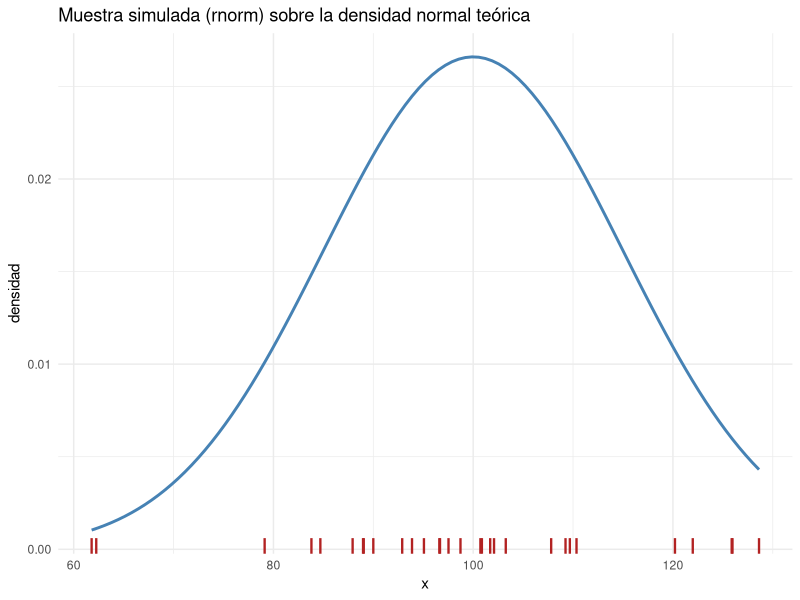
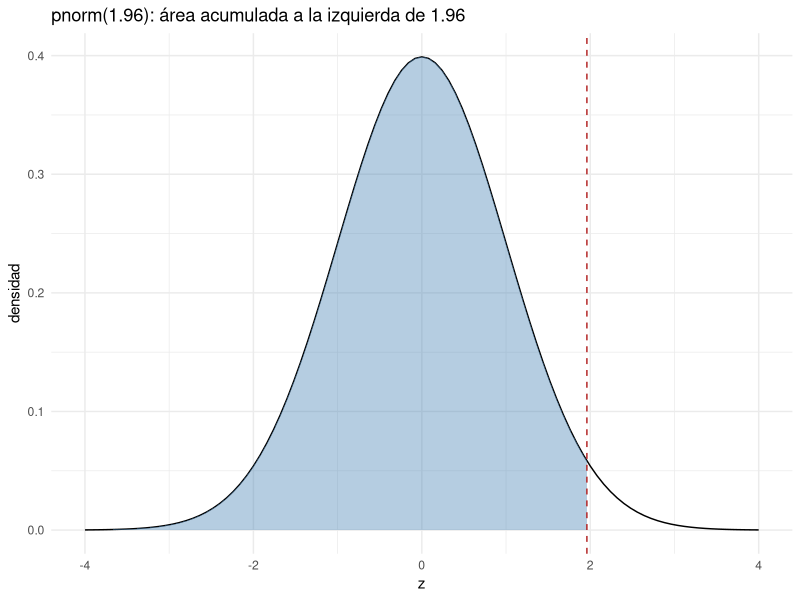
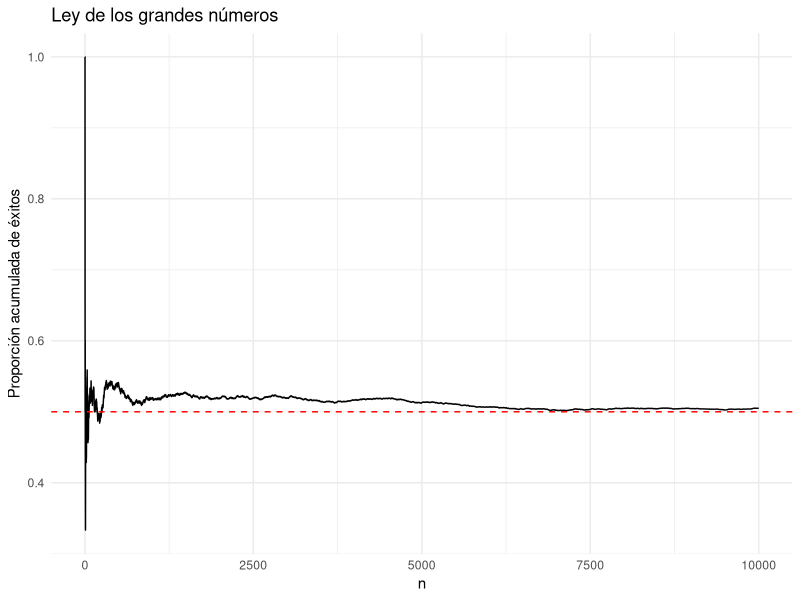
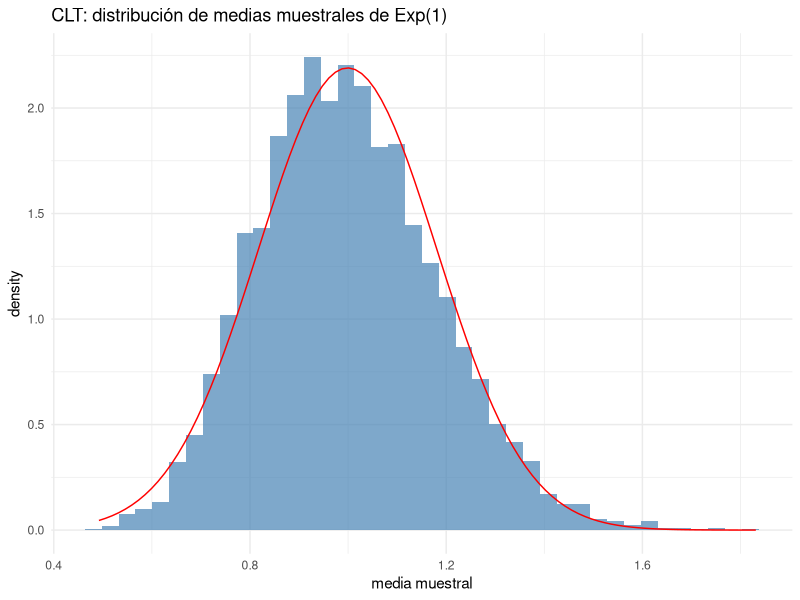
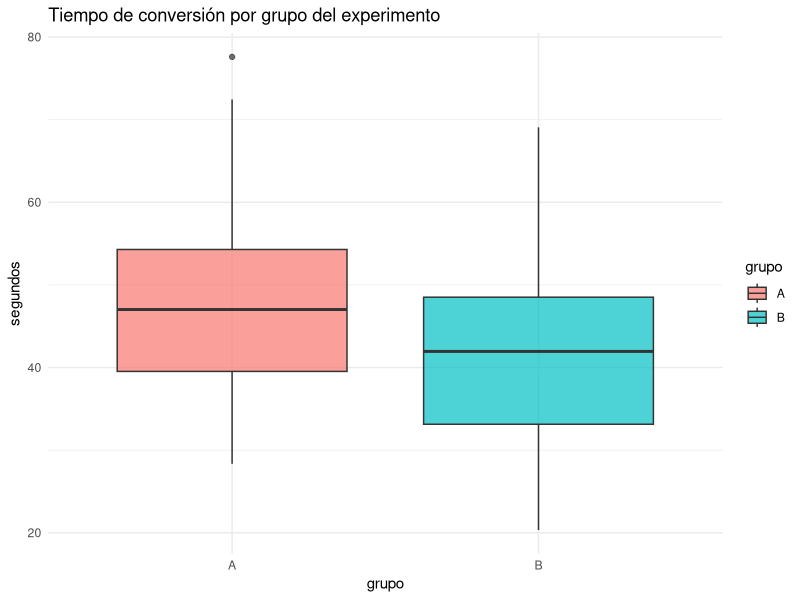

The R source for these figures, in order:
## ---- chunk 1
library(tidyverse)
library(skimr)      # resúmenes descriptivos rápidos de un data frame completo

# Función del capítulo anterior, la reutilizamos aquí:
error_estandar <- function(x, na.rm = TRUE) {
  n <- if (na.rm) sum(!is.na(x)) else length(x)
  sd(x, na.rm = na.rm) / sqrt(n)
}
## ---- chunk 2
dnorm(0, mean = 0, sd = 1)          # altura de la densidad normal en 0
pnorm(1.96)                          # P(Z <= 1.96) ≈ 0.975
qnorm(0.975)                         # cuantil 97.5% ≈ 1.96
rnorm(5, mean = 100, sd = 15)        # 5 valores aleatorios N(100, 15^2)

# Mismo patrón para binomial, Poisson, etc.
dbinom(3, size = 10, prob = 0.5)     # P(X = 3) con X ~ Binomial(10, 0.5)
ppois(5, lambda = 3)                 # P(X <= 5) con X ~ Poisson(3)
## ---- chunk 3
set.seed(2026)
muestra_normal <- rnorm(30, mean = 100, sd = 15)

ggplot(tibble(x = muestra_normal), aes(x = x)) +
  stat_function(fun = dnorm, args = list(mean = 100, sd = 15), color = "steelblue", linewidth = 1) +
  geom_rug(color = "firebrick", linewidth = 0.8) +
  labs(title = "Muestra simulada (rnorm) sobre la densidad normal teórica",
       x = "x", y = "densidad") +
  theme_minimal()
## ---- chunk 4
ggplot(tibble(x = c(-4, 4)), aes(x)) +
  stat_function(fun = dnorm) +
  stat_function(fun = dnorm, xlim = c(-4, 1.96), geom = "area", fill = "steelblue", alpha = 0.4) +
  geom_vline(xintercept = qnorm(0.975), linetype = "dashed", color = "firebrick") +
  labs(title = "pnorm(1.96): área acumulada a la izquierda de 1.96",
       x = "z", y = "densidad") +
  theme_minimal()
## ---- chunk 5
set.seed(2026)
rnorm(3)
set.seed(2026)
rnorm(3)             # idéntico al anterior
## ---- chunk 6
set.seed(1)
lanzamientos <- sample(c(0, 1), size = 10000, replace = TRUE, prob = c(0.5, 0.5))
medias_acumuladas <- cumsum(lanzamientos) / seq_along(lanzamientos)

tibble(n = seq_along(medias_acumuladas), media = medias_acumuladas) %>%
  ggplot(aes(n, media)) +
  geom_line() +
  geom_hline(yintercept = 0.5, color = "red", linetype = "dashed") +
  labs(title = "Ley de los grandes números", x = "n", y = "Proporción acumulada de éxitos") +
  theme_minimal()
## ---- chunk 7
set.seed(1)
n_muestra <- 30
n_repeticiones <- 5000

medias <- replicate(n_repeticiones, mean(rexp(n_muestra, rate = 1)))

tibble(medias) %>%
  ggplot(aes(medias)) +
  geom_histogram(aes(y = after_stat(density)), bins = 40, fill = "steelblue", alpha = 0.7) +
  stat_function(fun = dnorm, args = list(mean = mean(medias), sd = sd(medias)), color = "red") +
  labs(title = "CLT: distribución de medias muestrales de Exp(1)", x = "media muestral") +
  theme_minimal()
## ---- chunk 8
set.seed(42)
n <- 200

datos_ficticios <- tibble(
  id        = sprintf("ID%03d", 1:n),                                    # identificador secuencial
  fecha     = sample(seq(as.Date("2024-01-01"), as.Date("2024-12-31"),
                          by = "day"), n, replace = TRUE),                # fechas aleatorias en un rango
  categoria = sample(c("A", "B", "C"), n, replace = TRUE,
                      prob = c(0.5, 0.3, 0.2)),                          # categorías con probabilidades distintas
  cliente   = sample(c("Ana", "Luis", "Marta", "Iván", "Sofía"), n,
                      replace = TRUE),                                   # nombres ficticios (con repetición)
  monto     = round(rgamma(n, shape = 2, rate = 0.1), 2)                 # numérica asimétrica (p.ej. montos de compra)
)

datos_ficticios
table(datos_ficticios$categoria)          # verifica que las proporciones cuadran aprox.
## ---- chunk 9
x <- mtcars$mpg

summary(x)                            # resumen de 6 números: min, Q1, mediana, media, Q3, max
quantile(x)                           # cuartiles (0%, 25%, 50%, 75%, 100%)
quantile(x, probs = c(0.1, 0.9))      # cuantiles arbitrarios
IQR(x)                                # rango intercuartílico: Q3 - Q1 (dispersión robusta)
## ---- chunk 10
cor(mtcars$mpg, mtcars$hp)     # correlación de Pearson, entre -1 y 1
cov(mtcars$mpg, mtcars$hp)     # covarianza (misma idea, sin normalizar a [-1, 1])

# cor() sobre varias columnas a la vez da la matriz de correlaciones
cor(mtcars[, c("mpg", "hp", "wt")])
## ---- chunk 11
skim(mtcars[, c("mpg", "hp", "wt")])
## ---- chunk 12
clima <- read_csv("../../data/clima.csv")
quantile(clima$precipitacion_mm)
IQR(clima$precipitacion_mm)
cor(clima$temperatura_c, clima$precipitacion_mm)
## ---- chunk 13
set.seed(2026)
muestra <- rnorm(30, mean = 100, sd = 15)

prueba <- t.test(muestra, mu = 95)   # H0: la media poblacional es 95
prueba
prueba$p.value          # valor p
prueba$conf.int         # intervalo de confianza (95% por default)
## ---- chunk 14
grupo1 <- rnorm(20, mean = 50, sd = 5)
grupo2 <- rnorm(20, mean = 53, sd = 5)

t.test(grupo1, grupo2, var.equal = TRUE)    # asumiendo varianzas iguales
t.test(grupo1, grupo2, var.equal = FALSE)   # prueba de Welch (varianzas distintas; es el default)
## ---- chunk 15
t.test(temperatura_c ~ ciudad, data = clima)
## ---- chunk 16
set.seed(7)
n_por_grupo <- 40

# Simulamos un experimento: el grupo B (una versión nueva de una página web)
# tiene un tiempo de conversión ligeramente menor (mejor) que el grupo A.
tiempo_A <- rnorm(n_por_grupo, mean = 45, sd = 12)   # segundos, versión actual
tiempo_B <- rnorm(n_por_grupo, mean = 40, sd = 12)   # segundos, versión nueva

experimento <- tibble(
  grupo = rep(c("A", "B"), each = n_por_grupo),
  tiempo = c(tiempo_A, tiempo_B)
)

# Resumen descriptivo por grupo
experimento %>%
  group_by(grupo) %>%
  summarize(n = n(), media = mean(tiempo), mediana = median(tiempo),
            sd = sd(tiempo), IQR = IQR(tiempo))
## ---- chunk 17
ggplot(experimento, aes(x = grupo, y = tiempo, fill = grupo)) +
  geom_boxplot(alpha = 0.7) +
  labs(title = "Tiempo de conversión por grupo del experimento", y = "segundos") +
  theme_minimal()
## ---- chunk 18
t.test(tiempo ~ grupo, data = experimento)
